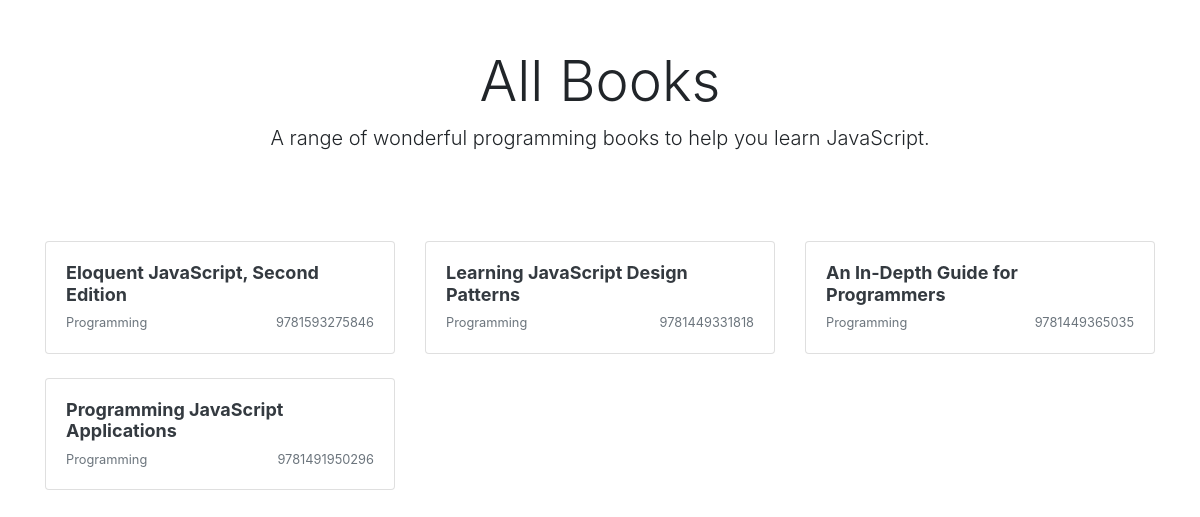
The page /books/ on the database its author committed.
### books/models.py (models this page shows)
class Books(models.Model):
    title = models.CharField(max_length=100)
    slug = models.SlugField(null=True)
    genre = models.CharField(max_length=100)
    author = models.CharField(max_length=100)
    isbn = models.CharField(max_length=100)
    count = models.IntegerField(null=True, default=0)

### books/views.py (the view)
# urls.py: path('', IndexView.as_view(), name='ex2'),
class IndexView(TemplateView):
    template_name = "home.html"
    def get_context_data(self, **kwargs):
        context = super().get_context_data(**kwargs)
        context['books'] = Books.objects.all()
        return context

### books/templates/home.html
    {% extends "base.html" %}
    {% block content %}
    <div class="container">
        <div class="px-3 py-3 pt-md-5 pb-md-4 mx-auto text-center">
            <h1 class="display-4">All Books</h1>
            <p class="lead">A range of wonderful programming books to help you learn JavaScript.</p>
        </div>
        <div class="py-5">
            <div class="row">
                {% for book in books %}
                <div class="col-md-4">
                    <a class="text-dark" href="{% url 'books:book-detail' slug=book.slug %}">
                        <div class="card mb-4 box-shadow">
                            <div class="card-body">
                                <h2 style="font-size:18px;font-weight:bold;min-height:42px;">
                                    {{book.title|truncatechars:50}}</h2>
                                <div class="d-flex justify-content-between align-items-center">
                                    <small class="text-muted">{{book.genre}}</small>
                                    <small class="text-muted">{{book.isbn}}</small>
                                </div>
                            </div>
                        </div>
                    </a>
                </div>
                {% endfor %}
            </div>
        </div>
    </div>
    {% endblock %}

### books/templates/base.html (shortened to what this page needs)
<!doctype html>
<html lang="en">
<head>
    <link rel="stylesheet" href="https://stackpath.bootstrapcdn.com/bootstrap/4.5.2/css/bootstrap.min.css"
>
</head>
<body>
    {% block content %}
    {% endblock %}
</body>
</html>

### rows shown on the page
Books: title "Eloquent JavaScript, Second Edition", genre "Programming", isbn "9781593275846"
Books: title "Learning JavaScript Design Patterns", genre "Programming", isbn "9781449331818"
Books: title "An In-Depth Guide for Programmers", genre "Programming", isbn "9781449365035"
Books: title "Programming JavaScript Applications", genre "Programming", isbn "9781491950296"
